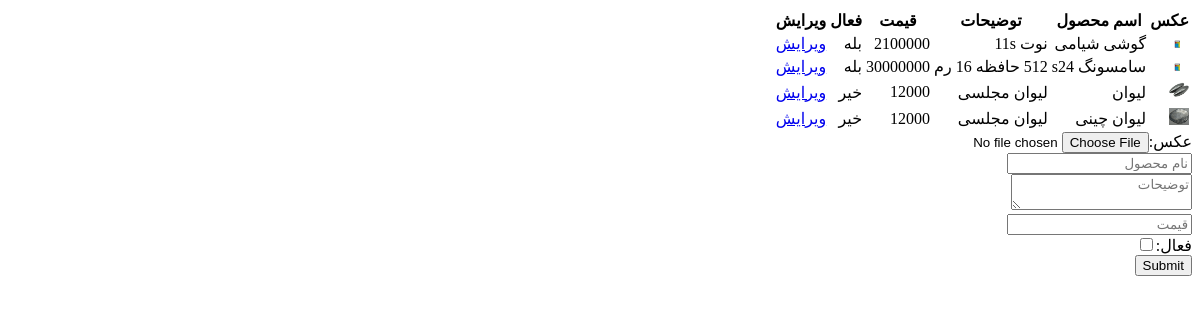
Before: /admin/dashboard/products (signed in) with the older database file.
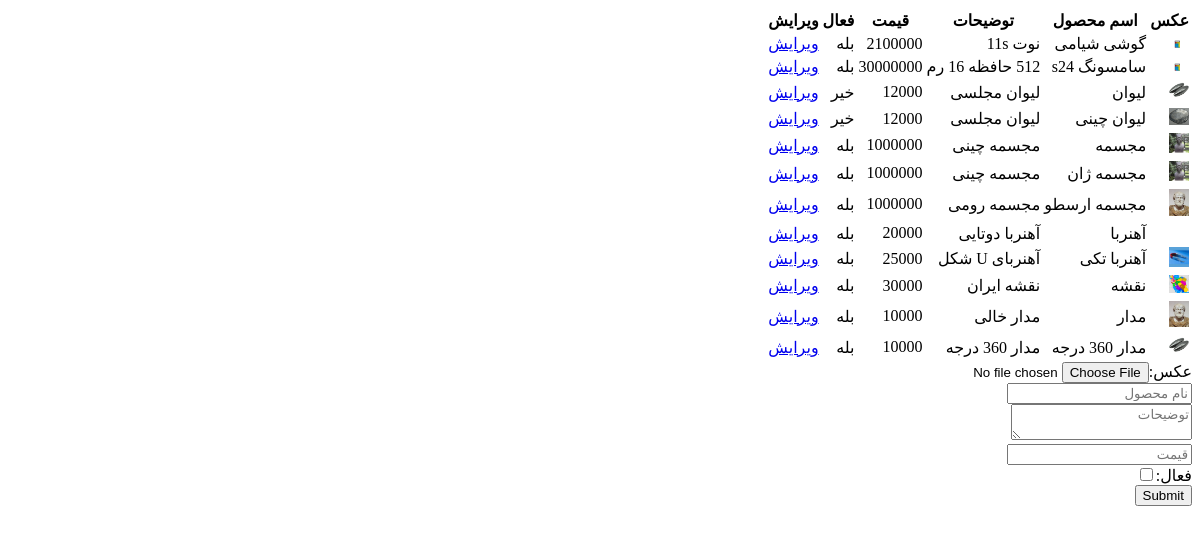
After: the same page with the newer database file.
### models/product.py (models this page shows)
class Product(db.Model):
    __tablename__="products"
    id =Column(Integer,primary_key=true,index=true)
    name =Column(String,unique=true,nullable=false,index=true)
    description =Column(String,nullable=false,index=true)
    price =Column(Integer,nullable=false,index=true)
    active =Column(Integer,nullable=false,index=true)

### blueprints/admin.py (the view, shortened to what this page needs)
@app.route('/admin/dashboard/products',methods=["POST","GET"])
def products():
    if request.method=="GET":
        products=Product.query.all()
        return render_template("admin/products.html",products=products)

### blueprints/admin.py (called while the page is built)
@app.before_request
def before_request():
    if session.get("admin_login",None)==None and request.endpoint != "admin.login":
        abort(403)

### templates/admin/products.html (shortened to what this page needs)
{% extends 'base.html' %}
{% block body %}
<table>
    <tr>
        <th>عکس</th>
        <th>اسم محصول</th>
        <th>توضیحات</th>
        <th>قیمت</th>
        <th>فعال</th>
        <th>ویرایش</th>
    </tr>
    {% for p in products %}
    <tr>
        <td><img style="width: 20px;" src="/static/cover/{{p.id}}.jpg" alt=""></td>
        <td>{{p.name}}</td>
        <td>{{p.description}}</td>
        <td>{{p.price}}</td>
        <td>{{"بله" if p.active==1 else "خیر"}}</td>
        <td><a href="/admin/dashboard/edit-product/{{p.id}}">ویرایش</a></td>
    </tr>
    {% endfor %}
</table>
<form action="#" method="post" enctype="multipart/form-data">
    <label for="">عکس:</label><input type="file" name="cover"><br>
    <input type="text" name="name" placeholder="نام محصول"><br>
    <textarea name="description" placeholder="توضیحات"></textarea><br>
    <input type="number" name="price" placeholder="قیمت"><br>
    <label for="">فعال:</label><input type="checkbox" value="1" name="active"><br>
    <input type="submit">
</form>
{% endblock %}

### templates/base.html (shortened to what this page needs)
<!DOCTYPE html>
<html lang="fa" dir="rtl">
<head>
</head>
<body>
    {% block body %} {% endblock %}
</body>
</html>

Changed rows visible on the page:
added Product: name "مجسمه", description "مجسمه چینی", price "1000000", active "بله"
added Product: name "مجسمه ژان", description "مجسمه چینی", price "1000000", active "بله"
added Product: name "مجسمه ارسطو", description "مجسمه رومی", price "1000000", active "بله"
added Product: name "آهنربا", description "آهنربا دوتایی", price "20000", active "بله"
added Product: shows a picture, name "آهنربا تکی", description "آهنربای U شکل", price "25000", active "بله"
added Product: shows a picture, name "نقشه", description "نقشه ایران", price "30000", active "بله"
added Product: name "مدار", description "مدار خالی", price "10000", active "بله"
added Product: name "مدار 360 درجه", description "مدار 360 درجه", price "10000", active "بله"
